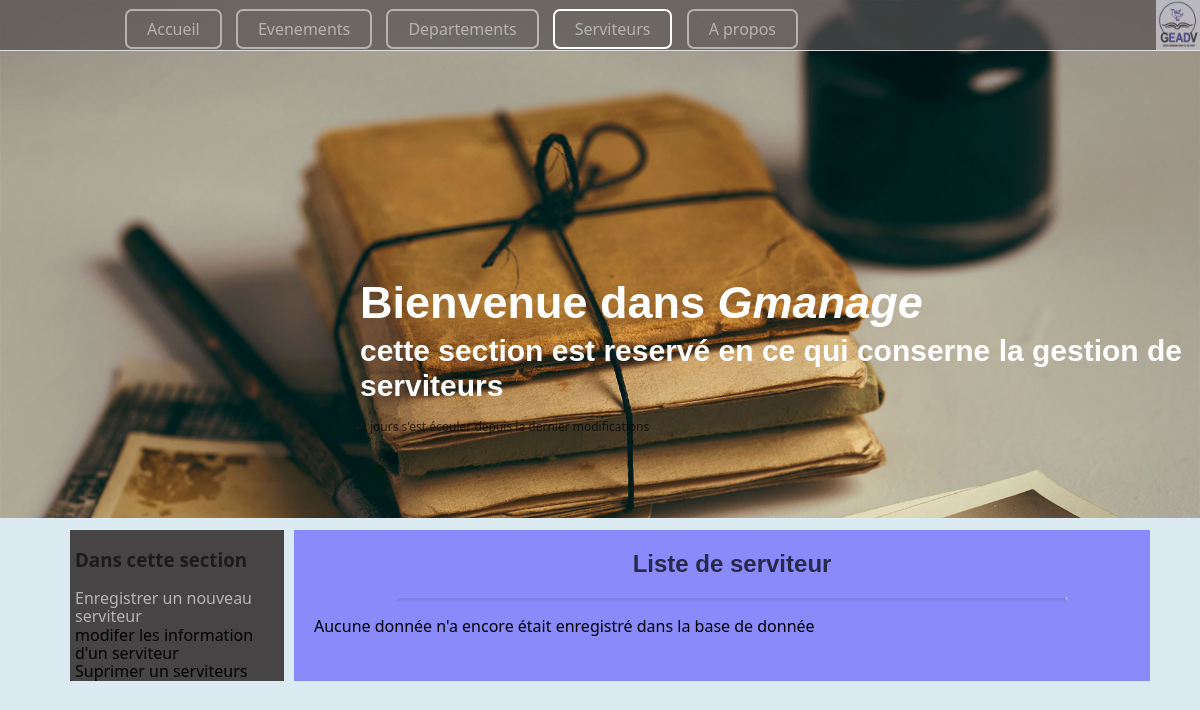
The page /serviteurs/ on the database as committed earlier.
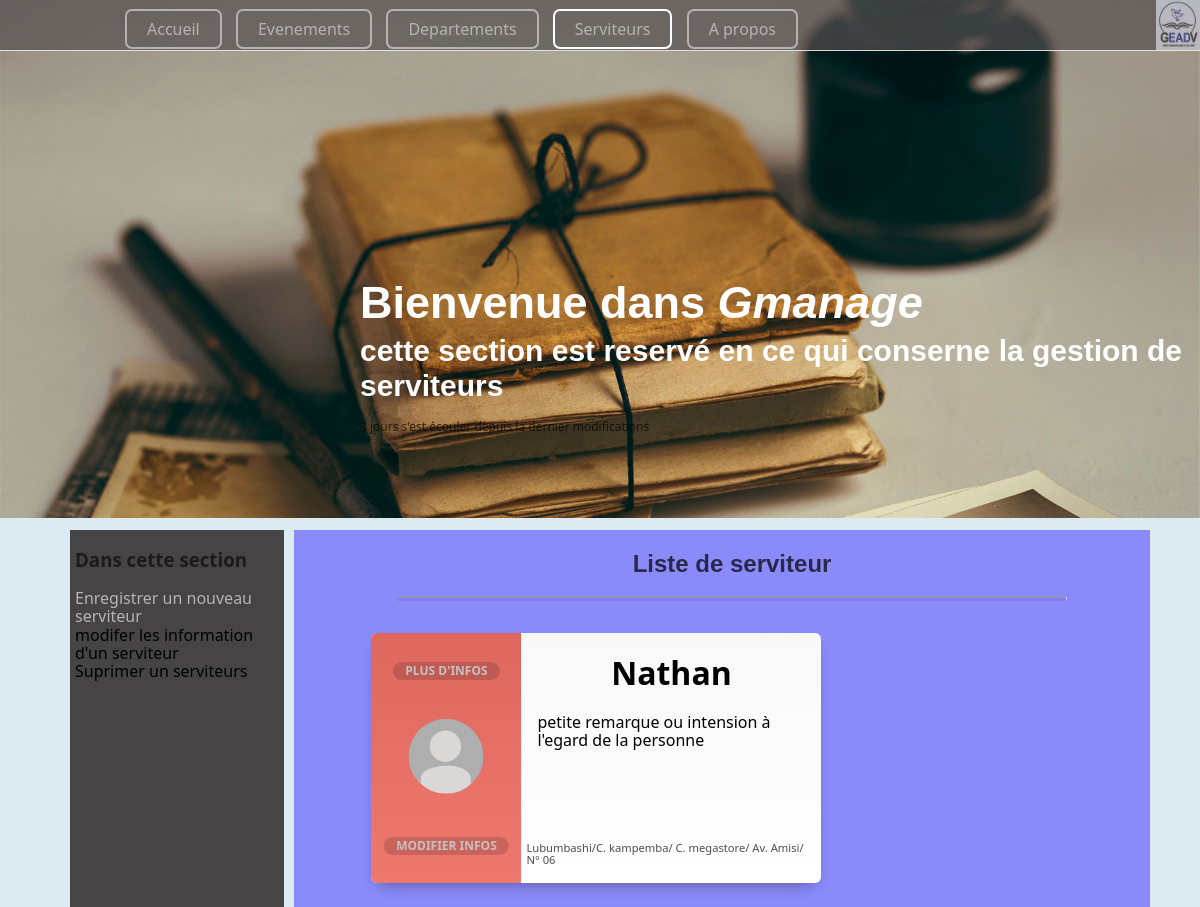
The same page on the database as committed later.
### serviteurs/models.py (models this page shows)
class Serviteurs(models.Model):
    RESPONSABLE = (
        ('Père', 'Père'),
        ('Mère', 'Mère'),
        ('Tuteur', 'Tutreur'),
    )
    STATUS_SERVICE = (
        ('S', 'Suspendu'),
        ('O', 'En observation'),
        ('B', 'conduite parfaite'),
    )
    GENRE = (
        ('Servante', 'Servante'),
        ('Serviteur', 'Serviteur'),
    )
    prenom = models.CharField(max_length=100)
    post_nom = models.CharField(max_length=100)
    nom = models.CharField(max_length=100)
    genre = models.CharField(
        verbose_name='Genre',
        max_length=10,
        choices=GENRE,
        default='Servante',
    )
    date_de_naissance = models.DateField("date de naissance")
    doc = models.ImageField(
        blank=True,
        null=True,
        upload_to='photo',
    )
    contact = models.CharField("numero de contact", max_length=15, help_text="ex : +243", blank=True, null=True)
    reseau = models.CharField("numero reseau sociaux", max_length=15, blank=True, null=True)
    adresse = models.CharField(max_length=350, help_text=" Lubumbashi/C. kenya/Av. circulaire/n°303")
    nom_responsable = models.CharField("nom complet", max_length=250, null=True, blank=True)
    contactC = models.CharField("numero de contact de la personne à contacter", max_length=15)
    degret = models.CharField(
        verbose_name="Degré de parenté",
        max_length=6,
        choices=RESPONSABLE,
        default='Père',
    )
    adresseC = models.CharField(max_length=350, help_text=" Lubumbashi/C. kenya/Av. circulaire/n°303")
    status = models.CharField(
        max_length=1,
        choices=STATUS_SERVICE,
        blank=True,
        default='B',
        help_text='resumé de la conduite d\' un serviteur',
    )
    def get_absolute_url(self):
        return reverse('serviteur-detail', kwargs={'pk': self.pk})

### serviteurs/views.py (the view)
# urls.py: path('', Allserviteurs.as_view(), name='serviteur-liste'),
class Allserviteurs(ListView):
    model = Serviteurs
    context_object_name = "liste_de_serviteurs"
    template_name = "serviteurs/serviteurs_liste.html"

### serviteurs/templates/serviteurs/serviteurs_liste.html (shortened to what this page needs)
{% extends 'serviteurs/base.html' %}
{% block style %}
    {% load static %}
    <link rel="stylesheet" type="text/css" href="{% static "serviteurs/carte_serviteur.css" %}">
{% endblock %}
{% block topinfo %}
    cette section est reservé
    en ce qui conserne la gestion de serviteurs
{% endblock %}
{% block content_sidebar %}
    <h3>Dans cette section</h3>
    <ul>
        <li> <a href="{% url 'serviteur-nouveau' %} " class="sidelien"> Enregistrer un nouveau serviteur </a> </li>
        <li>modifer les information d'un serviteur</li>
        <li>Suprimer un serviteurs</li>
    </ul>
{% endblock %}
{% block maincontent %}
    <h2 class="bigtitle">Liste de serviteur</h2>
    <hr>
    {% if liste_de_serviteurs %}
        <div class="allcontent">
        {% for serviteur in liste_de_serviteurs %}
                <div class="card">
                    <div class="additional">
                        <div class="user-card">
                            <div class="level center">
                                <a href="{{ serviteur.get_absolute_url }}">Plus d'infos</a>
                            </div>
                            <div class="points center">
                                <a href="{% url 'serviteur-modification' serviteur.pk %}">modifier infos</a>
                            </div>
                            <div class="center">
                                {% if serviteur.doc %}
                                    <img src="{{ serviteur.doc.url }}" alt="photo">
                                {% else %}
                                    {% load static %}
                                    <img src="{% static 'images/photo_avatar.png' %}" alt="photo">
                                {% endif %}
                            </div>
                        </div>
                    </div>
                    <div class="general">
                        <h1 style="text-transform: capitalize">{{ serviteur.prenom }}</h1>
                        <p>
                            petite remarque ou intension à l'egard de la personne
                        </p>
                        <span class="more">{{ serviteur.adresse }}</span>
                    </div>
                </div>
        {% endfor %}
        </div>
    {% else %}
        <p>Aucune donnée n'a encore était enregistré dans la base de donnée</p>
    {% endif %}
{% endblock %}

### serviteurs/templates/serviteurs/base.html (shortened to what this page needs)
<!DOCTYPE html>
<html lang="en">
<head>
    {% load static %}
    <link rel="stylesheet" type="text/css" href="{% static 'css/base.css' %}">
    {% block style %}{% endblock %}
</head>
<body>
    <div class="main_containt">
        <header class="topHeader">
            <nav class="topnav">
                <div class="containernav">
                    <a href="{% url 'acceuil' %}" class="topliens btn ">Accueil</a>
                    <a href="" class="topliens btn">Evenements</a>
                    <a href="#" class="topliens btn">Departements</a>
                    <a href="{% url 'serviteur-liste' %}" class="topliens btn activer">Serviteurs</a>
                    <a href="#" class="topliens btn">A propos</a>
                </div>
                <div class="containerlogo">
                    {% load static %}
                    <img src="{% static 'images/logo.jpg' %}" alt="" class="toplogo">
                </div>
            </nav>
            <div class="msg">
                <div class="toptext">
                    <h2 style="color: white; font-family: Arial, Helvetica, sans-serif; margin-bottom: 0;">
                        Bienvenue dans <strong style="font-style: italic;">Gmanage</strong>
                    </h2>
                    <h4 style="color: white; font-family: Arial, Helvetica, sans-serif; margin-bottom: 0; margin-top: 5px;">
                        {% block topinfo %}{% endblock %}
                    </h4>
                    <p style="opacity: .7; padding-top: 5px; padding-bottom: 10%; font-size: 12px;">
                        3 jours s'est écouler depuis la dernier modifications
                    </p>
                </div>
            </div>
        </header>
        <section class="main">
            <div class="sidebar">
                {% block content_sidebar %}{% endblock %}
            </div>
            <div class="maincontent">
                {% block maincontent %}{% endblock %}
            </div>
        </section>
    </div>

### static/css/base.css (style rules this page uses)
body { background-color: rgb(220, 235, 242); font-family: 'Segoe UI', Tahoma, Geneva, Verdana, sans-serif; color: black; }
.topnav { height: 50px; width: 100%; background-color: rgba(84, 81, 81, 0.7); display: flex; position: fixed; border-bottom: solid 1px rgba(255, 255, 255, 0.8); z-index: 5; }
.msg { background-image: url(../images/full_image_2.jpg) ; background-color: transparent; background-size: 100%; background-attachment: fixed; background-repeat: no-repeat; position: relative; padding-top: 20%; text-align: center; font-size: 30px; z-index: 1; }
.containernav { margin-left: 10%; margin-top: 20px; }
.containerlogo { height: 100%; margin-left: auto; }
.toplogo { height: 100%; opacity: 0.7; }
.btn { border: 2px solid rgba(255, 255, 255, 0.5); border-radius: 7px; }
.topliens { padding: 7px 20px; margin: 5px; }
.topnav a { text-decoration: none; color: rgba(255, 255, 255, 0.5); transition-property: all; transition-duration: 0.7s; transition-timing-function: ease; transition-delay: 0s; }
.btn:hover, .activer { border: 2px solid rgba(255, 255, 255, 1); }
.activer, a:hover { color: white; }
.toptext { margin-left: 30%; text-align: left; }
.main { margin-top: 5px; width: 90%; margin-left: auto; margin-right: auto; display: flex; padding-left: 20px; }
.sidebar { background-color: rgb(70, 68, 68); width: 20%; padding-left: 5px; }
.sidebar h3 { opacity: .6; }
.sidebar ul { list-style: none; padding: 0; margin: 0; }
.maincontent { margin-left: 10px; padding-left: 20px; background-color: rgb(138, 138, 250); width: 80%; }

### serviteurs/static/serviteurs/carte_serviteur.css (style rules this page uses)
.sidelien { text-decoration: none; color: white; opacity: 0.6; transition: opacity; }
.bigtitle { text-align: center; font-family: Abel, Arial, Verdana, sans-serif; opacity: 0.7; padding: 0; }
hr { width: inherit; border-bottom: 3px solid rgba(0,0,0,0.07); }
.allcontent { display: flex; flex-direction: row; flex-wrap: wrap; margin-left: 4%; }
.center { position: absolute; top: 50%; left: 50%; -webkit-transform: translate(-50%, -50%); }
.card { width: 450px; height: 250px; background-color: #fff; background: linear-gradient(#f8f8f8, #fff); box-shadow: 0 8px 16px -8px rgba(0,0,0,0.4); border-radius: 6px; overflow: hidden; position: relative; margin: 1.5rem; }
.card h1 { text-align: center; }
.card .additional { position: absolute; width: 150px; height: 100%; background: linear-gradient(#dE685E, #EE786E); transition: width 0.4s; overflow: hidden; z-index: 2; }
.card .additional .user-card { width: 150px; height: 100%; position: relative; float: left; }
.card .additional .user-card::after { content: ""; display: block; position: absolute; top: 10%; right: -2px; height: 80%; border-left: 2px solid rgba(0,0,0,0.025); }
.card .additional .user-card .level, .card .additional .user-card .points { top: 15%; color: #fff; text-transform: uppercase; font-size: 0.75em; font-weight: bold; background: rgba(0,0,0,0.15); padding: 0.125rem 0.75rem; border-radius: 100px; white-space: nowrap; }
.card .additional .user-card .points { top: 85%; }
.card .additional .user-card img { width: 100%; height: 100%; border-radius: 100px; }
.card .additional .user-card a { text-decoration: none; color: #c6c1c1; }
.card .general { width: 300px; height: 100%; position: absolute; top: 0; right: 0; z-index: 1; box-sizing: border-box; padding: 1rem; padding-top: 0; }
.card .general .more { position: absolute; bottom: 1rem; right: 1rem; font-size: 0.7em; opacity: .7; margin-left: 5px; }

### static/css/normalise.css (style rules this page uses)
html { line-height: 1.15; -webkit-text-size-adjust: 100%; }
body { margin: 0; }
h1 { font-size: 2em; margin: 0.67em 0; }
hr { box-sizing: content-box; height: 0; overflow: visible; }
a { background-color: transparent; }
b, strong { font-weight: bolder; }
img { border-style: none; }

Rows that differ between the two databases and show on the page:
added Serviteurs: prenom "Nathan", adresse "Lubumbashi/C. kampemba/ C. megastore/ Av. Amisi/ N° 06"
Other text that changed with them:
text no longer shown: "Aucune donnée n'a encore était enregistré dans la base de donnée"
